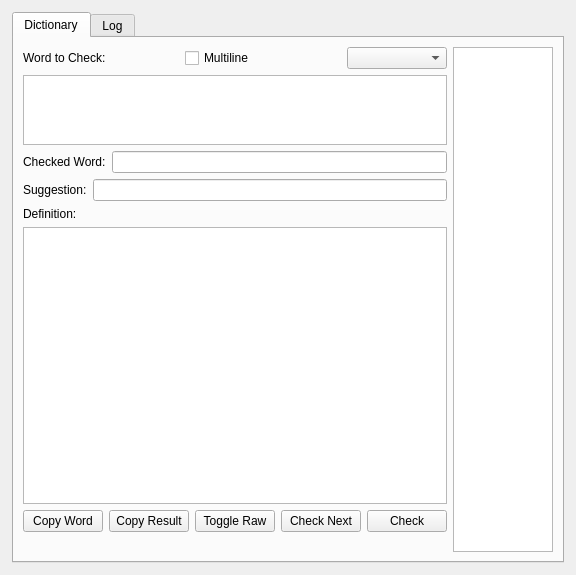
<?xml version="1.0" encoding="UTF-8"?>
<ui version="4.0">
 <class>mainWindow</class>
 <widget class="QMainWindow" name="mainWindow">
  <property name="geometry">
   <rect>
    <x>0</x>
    <y>0</y>
    <width>569</width>
    <height>575</height>
   </rect>
  </property>
  <property name="windowTitle">
   <string>Dictionary</string>
  </property>
  <widget class="QWidget" name="centralwidget">
   <layout class="QVBoxLayout" name="verticalLayout_2">
    <property name="leftMargin">
     <number>12</number>
    </property>
    <property name="topMargin">
     <number>12</number>
    </property>
    <property name="rightMargin">
     <number>12</number>
    </property>
    <property name="bottomMargin">
     <number>12</number>
    </property>
    <item>
     <widget class="QTabWidget" name="horizontalTabWidget">
      <property name="currentIndex">
       <number>0</number>
      </property>
      <widget class="QWidget" name="horizontalTabWidgetPage1">
       <attribute name="title">
        <string>Dictionary</string>
       </attribute>
       <layout class="QHBoxLayout" name="horizontalLayout_5">
        <item>
         <layout class="QVBoxLayout" name="verticalLayout">
          <item>
           <layout class="QHBoxLayout" name="horizontalLayout">
            <property name="bottomMargin">
             <number>0</number>
            </property>
            <item>
             <widget class="QLabel" name="label">
              <property name="text">
               <string>Word to Check:</string>
              </property>
             </widget>
            </item>
            <item>
             <widget class="QCheckBox" name="cbxIsMultiline">
              <property name="text">
               <string>Multiline</string>
              </property>
             </widget>
            </item>
            <item>
             <widget class="QComboBox" name="cbbTranType">
              <property name="maximumSize">
               <size>
                <width>100</width>
                <height>16777215</height>
               </size>
              </property>
             </widget>
            </item>
           </layout>
          </item>
          <item>
           <widget class="QTextEdit" name="txtWord2Check">
            <property name="sizePolicy">
             <sizepolicy hsizetype="Expanding" vsizetype="Fixed">
              <horstretch>0</horstretch>
              <verstretch>0</verstretch>
             </sizepolicy>
            </property>
            <property name="maximumSize">
             <size>
              <width>16777215</width>
              <height>70</height>
             </size>
            </property>
            <property name="inputMethodHints">
             <set>Qt::InputMethodHint::ImhNone</set>
            </property>
            <property name="documentTitle">
             <string/>
            </property>
            <property name="acceptRichText">
             <bool>false</bool>
            </property>
           </widget>
          </item>
          <item>
           <layout class="QHBoxLayout" name="horizontalLayout_3">
            <property name="bottomMargin">
             <number>0</number>
            </property>
            <item>
             <widget class="QLabel" name="label_2">
              <property name="text">
               <string>Checked Word:</string>
              </property>
             </widget>
            </item>
            <item>
             <widget class="QLineEdit" name="txtWord"/>
            </item>
           </layout>
          </item>
          <item>
           <layout class="QHBoxLayout" name="horizontalLayout_2">
            <property name="bottomMargin">
             <number>0</number>
            </property>
            <item>
             <widget class="QLabel" name="label_3">
              <property name="text">
               <string>Suggestion:</string>
              </property>
             </widget>
            </item>
            <item>
             <widget class="QLineEdit" name="txtSuggestion"/>
            </item>
           </layout>
          </item>
          <item>
           <widget class="QLabel" name="label_4">
            <property name="text">
             <string>Definition:</string>
            </property>
           </widget>
          </item>
          <item>
           <widget class="QTextEdit" name="txtResult">
            <property name="readOnly">
             <bool>true</bool>
            </property>
            <property name="acceptRichText">
             <bool>false</bool>
            </property>
           </widget>
          </item>
          <item>
           <layout class="QHBoxLayout" name="horizontalLayout_4">
            <property name="topMargin">
             <number>0</number>
            </property>
            <item>
             <widget class="QPushButton" name="btnCopyWord">
              <property name="text">
               <string>Copy Word</string>
              </property>
             </widget>
            </item>
            <item>
             <widget class="QPushButton" name="btnCopyResult">
              <property name="text">
               <string>Copy Result</string>
              </property>
             </widget>
            </item>
            <item>
             <widget class="QPushButton" name="btnToggleRaw">
              <property name="text">
               <string>Toggle Raw</string>
              </property>
             </widget>
            </item>
            <item>
             <widget class="QPushButton" name="btnCheckNext">
              <property name="text">
               <string>Check Next</string>
              </property>
             </widget>
            </item>
            <item>
             <widget class="QPushButton" name="btnCheck">
              <property name="text">
               <string>Check</string>
              </property>
             </widget>
            </item>
           </layout>
          </item>
          <item>
           <widget class="QLabel" name="lblStatus">
            <property name="text">
             <string/>
            </property>
           </widget>
          </item>
         </layout>
        </item>
        <item>
         <widget class="QListWidget" name="lstHistory">
          <property name="minimumSize">
           <size>
            <width>100</width>
            <height>0</height>
           </size>
          </property>
          <property name="maximumSize">
           <size>
            <width>100</width>
            <height>16777215</height>
           </size>
          </property>
         </widget>
        </item>
       </layout>
      </widget>
      <widget class="QWidget" name="horizontalTabWidgetPage2">
       <attribute name="title">
        <string>Log</string>
       </attribute>
       <layout class="QHBoxLayout" name="horizontalLayout_5">
        <item>
         <widget class="QListWidget" name="lstLog"/>
        </item>
       </layout>
      </widget>
     </widget>
    </item>
   </layout>
  </widget>
 </widget>
 <resources/>
 <connections/>
</ui>
